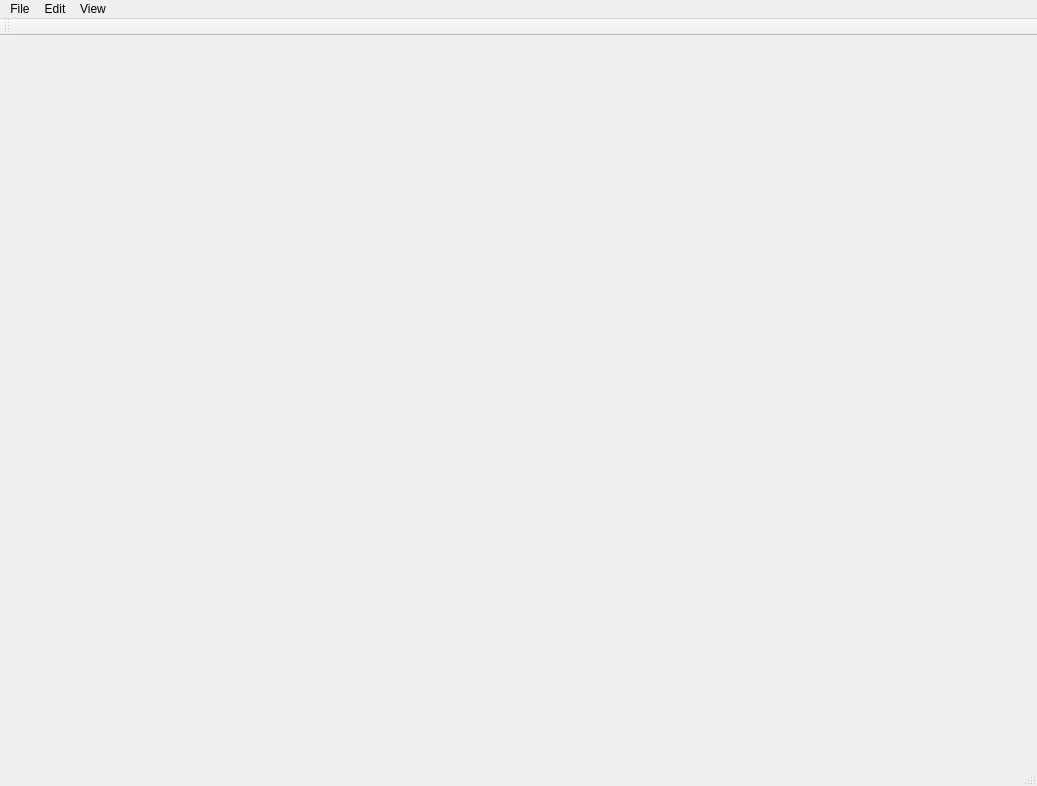
<?xml version="1.0" encoding="UTF-8"?>
<ui version="4.0">
 <class>ASAP_Window</class>
 <widget class="QMainWindow" name="ASAP_Window">
  <property name="geometry">
   <rect>
    <x>0</x>
    <y>0</y>
    <width>1037</width>
    <height>786</height>
   </rect>
  </property>
  <property name="sizePolicy">
   <sizepolicy hsizetype="Expanding" vsizetype="Expanding">
    <horstretch>0</horstretch>
    <verstretch>0</verstretch>
   </sizepolicy>
  </property>
  <property name="windowTitle">
   <string>PathologyWorkstation</string>
  </property>
  <widget class="QWidget" name="centralWidget">
   <property name="sizePolicy">
    <sizepolicy hsizetype="Expanding" vsizetype="Expanding">
     <horstretch>0</horstretch>
     <verstretch>0</verstretch>
    </sizepolicy>
   </property>
   <property name="locale">
    <locale language="English" country="UnitedStates"/>
   </property>
   <layout class="QHBoxLayout" name="horizontalLayout_2">
    <item>
     <widget class="PathologyViewer" name="pathologyView" native="true"/>
    </item>
   </layout>
  </widget>
  <widget class="QMenuBar" name="menuBar">
   <property name="geometry">
    <rect>
     <x>0</x>
     <y>0</y>
     <width>1037</width>
     <height>21</height>
    </rect>
   </property>
   <widget class="QMenu" name="menuFile">
    <property name="title">
     <string>File</string>
    </property>
    <addaction name="actionOpen"/>
    <addaction name="actionClose"/>
   </widget>
   <widget class="QMenu" name="menuEdit">
    <property name="title">
     <string>Edit</string>
    </property>
    <addaction name="actionCreateAnnotationType"/>
    <addaction name="actionCreateAnnotationClass"/>
   </widget>
   <widget class="QMenu" name="menuView">
    <property name="title">
     <string>View</string>
    </property>
   </widget>
   <addaction name="menuFile"/>
   <addaction name="menuEdit"/>
   <addaction name="menuView"/>
  </widget>
  <widget class="QToolBar" name="mainToolBar">
   <attribute name="toolBarArea">
    <enum>TopToolBarArea</enum>
   </attribute>
   <attribute name="toolBarBreak">
    <bool>false</bool>
   </attribute>
  </widget>
  <widget class="QStatusBar" name="statusBar"/>
  <action name="actionOpen">
   <property name="text">
    <string>Open</string>
   </property>
   <property name="shortcut">
    <string>Ctrl+O</string>
   </property>
  </action>
  <action name="actionClose">
   <property name="text">
    <string>Close</string>
   </property>
   <property name="shortcut">
    <string>Ctrl+C</string>
   </property>
  </action>
  <action name="actionCreateAnnotationType">
    <property name="text">
      <string>Create annotation type</string>
    </property>
  </action>
   <action name="actionCreateAnnotationClass">
     <property name="text">
       <string>Create annotation class</string>
     </property>
   </action>
 </widget>
 <layoutdefault spacing="6" margin="11"/>
 <customwidgets>
  <customwidget>
   <class>PathologyViewer</class>
   <extends>QWidget</extends>
   <header>pathologyviewer.h</header>
  </customwidget>
 </customwidgets>
 <resources/>
 <connections/>
</ui>
